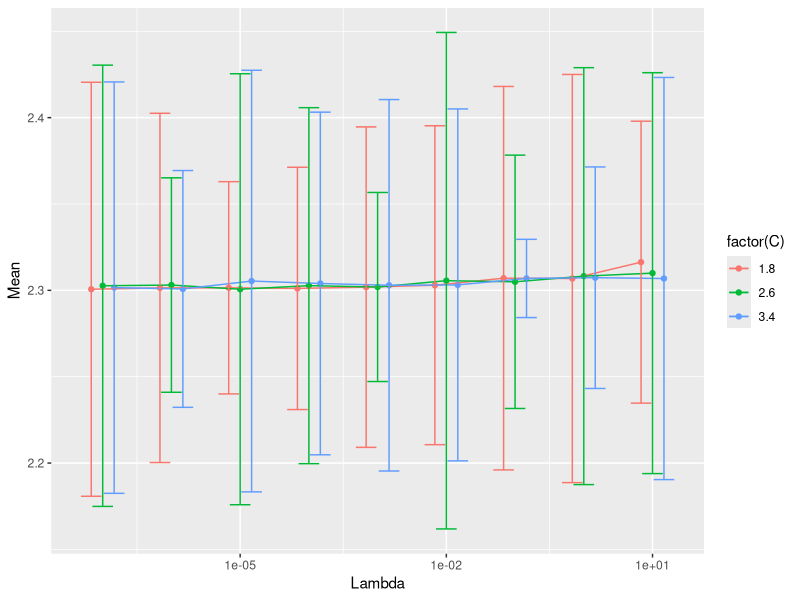
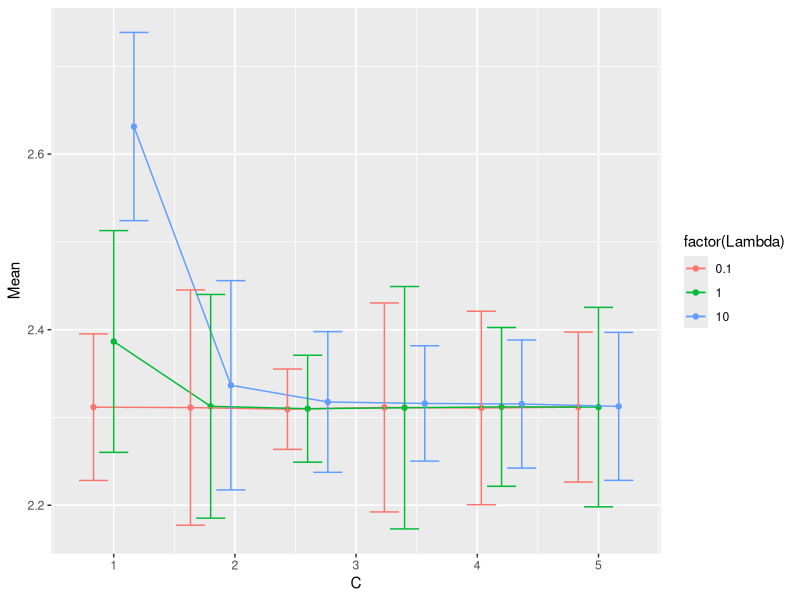

Reproduce these figures in R, in order. (Note: this script raises an error after producing the figures.)
### Do some analysis on the traffic experiments

library(ggplot2)
setwd("/Users/VGupta/Documents/Research/Julia Stuff/Traffic/")
dat = read.csv(file="trafficCVal.csv")
names(dat)<- c("Lambda", "C", "deg", "Mean", "SD")
pos = position_dodge(.5)

#The absolute minimum occurs at row 36:
# 1e05, 3.7625, deg 5
ggplot(aes(x=Lambda, y=Mean, color=factor(C), group=factor(C)), 
       data=subset(dat, deg == 6 & C > 1 & C < 4.1)) +
  geom_point(position=pos) + geom_line(position=pos) +
  geom_errorbar(aes(ymin=Mean - SD, ymax=Mean+SD), position=pos) + 
  scale_x_log10()

ggplot(aes(x=C, y=Mean, color=factor(Lambda), group=factor(Lambda)), 
       data=subset(dat, Lambda >=.1 & deg==5)) +
  geom_point(position=pos) + geom_line(position=pos) +
  geom_errorbar(aes(ymin=Mean - SD, ymax=Mean+SD), position=pos)

unique(dat$C)

### Plotting the various fits for different d
library(reshape)
dat.fits = read.csv("fittedFuncs.csv")
str(dat.fits)
dat.fits.melt = melt(dat.fits, id="Flow", variable_name="Degree")

ggplot(aes(x=Flow, color=Degree, linetype=Degree, y=value), 
       data=dat.fits.melt) + 
  geom_line() + 
  theme_bw(base_size=18) + 
  xlab("Scaled Flow") + ylab("") +
  theme(legend.title=element_blank(), 
        legend.position = c(.2, .7))
  


###  Plotting the residuals from traffic
dat.resids = read.csv("resids.csv")
ggplot(aes(x=ResidsRel), data = dat.resids) + 
  geom_histogram(aes(y=..density..), fill="grey") + 
  theme_bw(base_size=18) + 
  ylab("") + 
  xlab("Relative Residuals") 


dat.flows = read.csv("FlowDiffs.csv")
ggplot(aes(x=Rel), data=dat.flows) + 
  geom_histogram(aes(y=..density..), fill="grey") + 
  theme_bw(base_size=18) + 
  ylab("") + 
  xlab("Rel. Prediction Error")


dat.fits2 = read.csv("amgSetsTraffic.csv")
str(dat.fits2)
ggplot(aes(x=Flows, y=True), data =dat.fits2) +
geom_line(size=.5, linetype="dashed") + 
  geom_point(aes(y=Fit), color="black", size=3, shape=15) +
  geom_line(aes(y=Fit), color="black", size=.5) +
  ylab("") + 
  geom_ribbon(aes(ymin=LB, ymax=UB), fill="grey", alpha=.3) +
  coord_cartesian(ylim=c(0, 4)) + 
  theme_bw(base_size=18)
